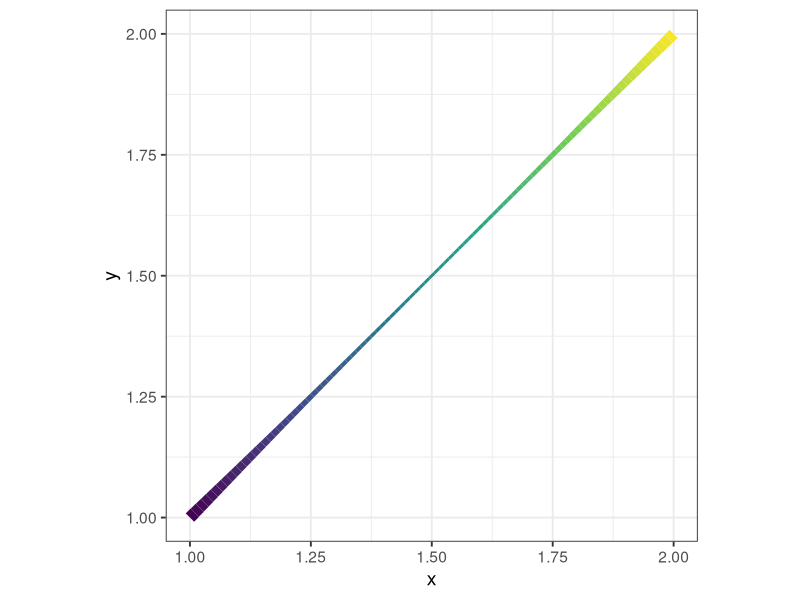
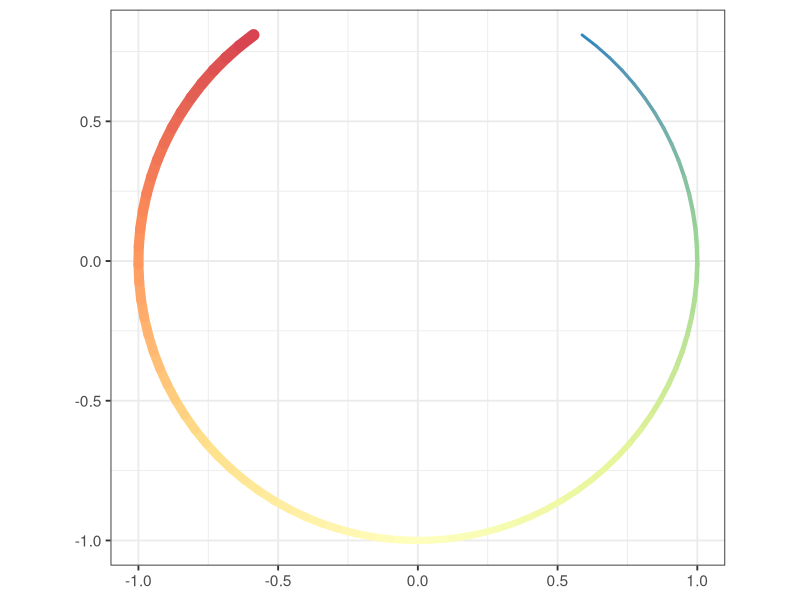
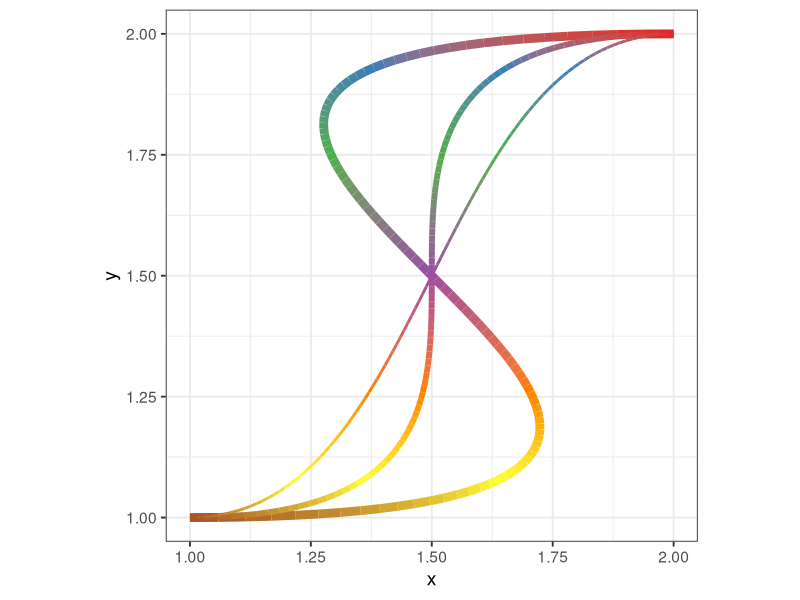
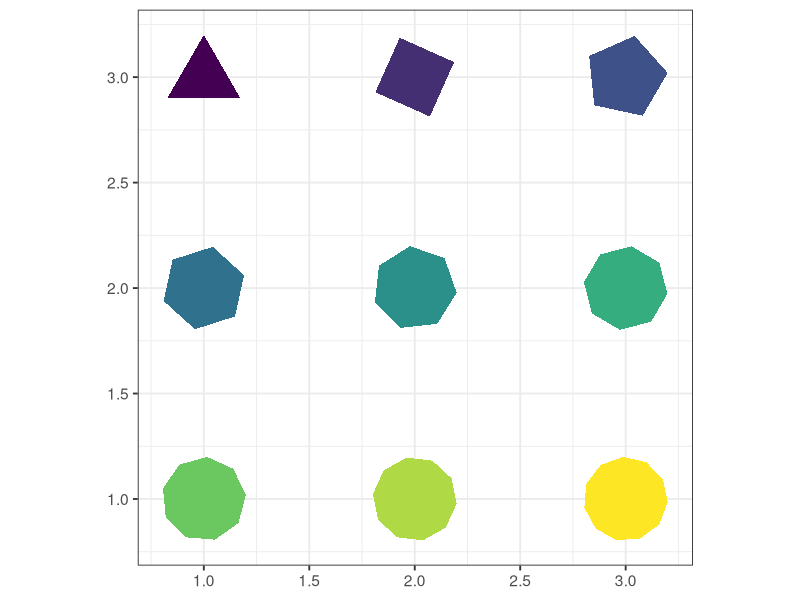
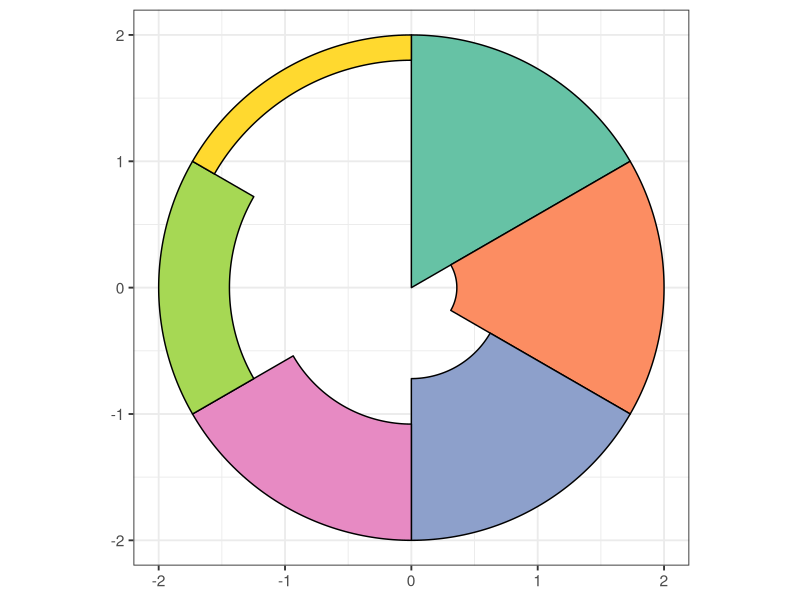
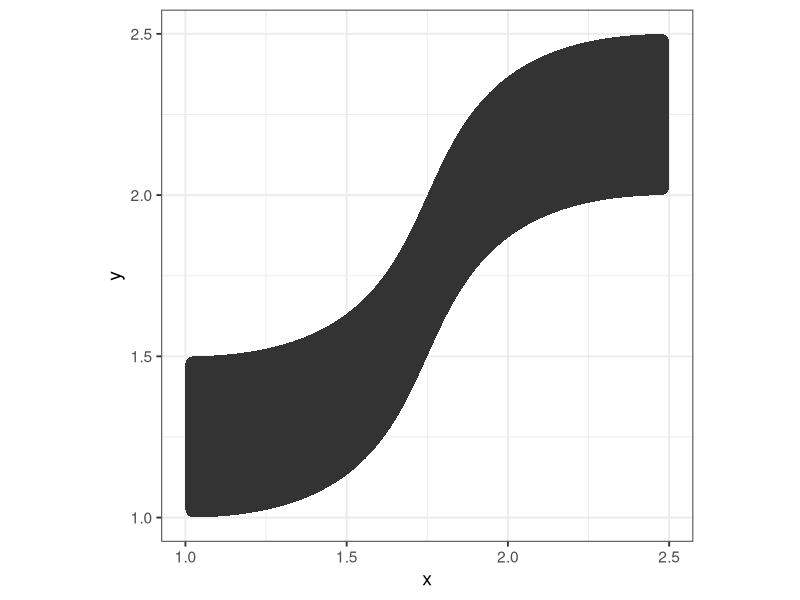
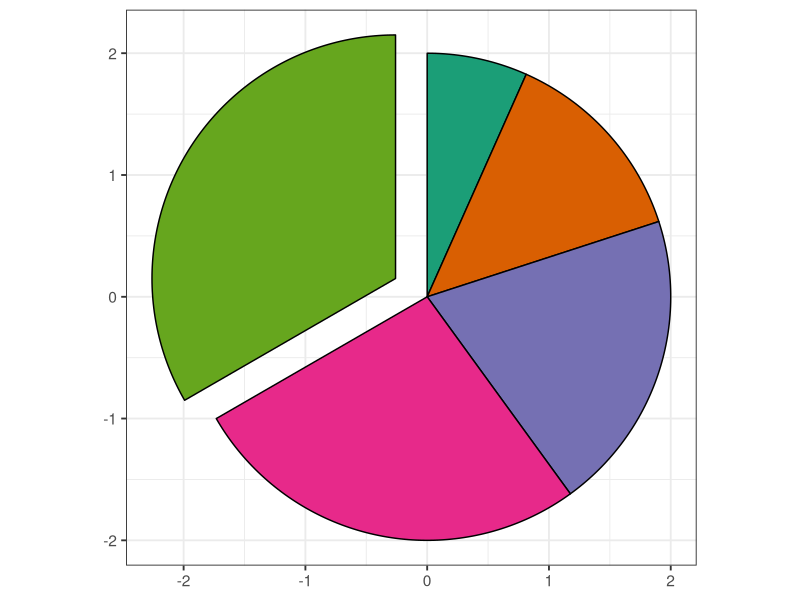
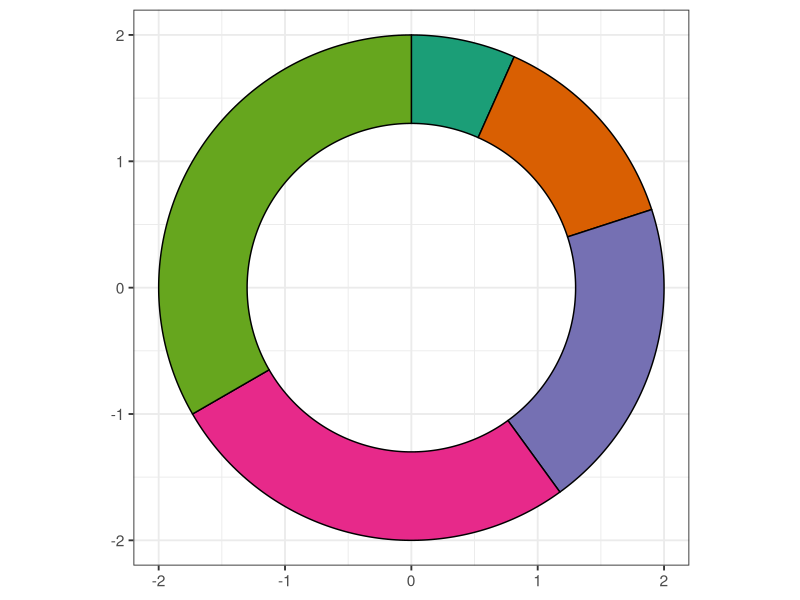

Generate these figures, in order, with R: (Note: this script raises an error after producing the figures.)
## ---- chunk 1
knitr::opts_chunk$set(message = F, 
                      error = F, 
                      warning = F,
                      fig.align = "center")

## ---- chunk 2
library(tidyverse)
library(ggforce)

### (1) geom_link()
# create a dataframe with the x- and y-coordinates of the segment endpoints
geom_link_dat <- data.frame(x = 1, y = 1, xend = 2, yend = 2)

# draw the segment with color and size gradients
ggplot(geom_link_dat) + 
  geom_link(aes(x = x, y = y, xend = xend, yend = yend,
                color = after_stat(index),  # map "index" to the color aesthetic to create a color gradient along the segment
                linewidth = after_stat(index)^2 - after_stat(index)),  # map "index" to the linewidth aesthetic to create a size gradient along the segment
            n = 100,  # n controls the number of interpolated points between the two endpoints
            show.legend = F) +  
  scale_color_viridis_c() +
  scale_linewidth_continuous(range = c(1, 4)) + 
  theme_bw(base_size = 14) + 
  coord_fixed()

## ---- chunk 3
### (2) geom_arc()
# create a dataframe with the origin, radius, start angle, and end angle of the arc
geom_arc_dat <- data.frame(x0 = 0, y0 = 0, r = 1, start = 0.2 * pi, end = 1.8 * pi)

# draw the arc with color and size gradients
ggplot(geom_arc_dat) + 
  geom_arc(aes(x0 = x0, y0 = y0, r = r, start = start, end = end,
               color = after_stat(index),
               linewidth = after_stat(index)),
           lineend = "round",
           n = 100,
           show.legend = F) +  
  scale_color_distiller(palette = "Spectral") +
  scale_linewidth_continuous(range = c(1, 4)) + 
  theme_bw(base_size = 14) + 
  coord_fixed()

## ---- chunk 4
### (3) geom_diagonal
# create a dataframe with the x- and y-coordinates of the diagonal curve endpoints
geom_diagonal_dat <- data.frame(x = 1, y = 1, xend = 2, yend = 2)

# draw the diagonal curve with a color gradient
ggplot(geom_diagonal_dat) + 
  geom_diagonal(aes(x = x, y = y, xend = xend, yend = yend,
               color = after_stat(index)),
               strength = 2,  # strength controls the curvature/steepness of the diagonal line
               linewidth = 3,
           n = 100,
           show.legend = F) +  
    geom_diagonal(aes(x = x, y = y, xend = xend, yend = yend,
               color = after_stat(index)),
               strength = 1,
               linewidth = 2,
           n = 100,
           show.legend = F) +  
    geom_diagonal(aes(x = x, y = y, xend = xend, yend = yend,
               color = after_stat(index)),
               strength = 0.5,
               linewidth = 1,
           n = 100,
           show.legend = F) +  
  scale_color_distiller(palette = "Set1") +
  theme_bw(base_size = 14) + 
  coord_fixed()

## ---- chunk 5
### (1) geom_regon()
# create a dataframe with the origins of the polygons, numbers of sides, rotation angles, and polygon sizes (r)
geom_regon_dat <- data.frame(x0 = rep(1:3, 3), 
                             y0 = rep(3:1, each = 3),
                             sides = 3:11,
                             angle = seq(0, 160, by = 20),  # angles in degree
                             r = rep(0.2, 9))  # r is the ratio of polygon size to plot area  

# draw the regular polygons
ggplot(geom_regon_dat) + 
  geom_regon(aes(x0 = x0, y0 = y0, sides = sides, angle = angle, r = r, fill = sides), show.legend = F) +  
  scale_fill_viridis_c() +
  theme_bw(base_size = 14) +
  coord_fixed()

## ---- chunk 6
### (2) geom_arc_bar()
# create a dataframe with the origins, start radii, end radii, start angles, and end angles of the arc bars
geom_arc_bar_dat <- data.frame(x0 = rep(0, 6), 
                               y0 = rep(0, 6), 
                               r0 = seq(0, 1.8, length.out = 6),  # the start radii
                               r = rep(2, 6),  # the end radii
                               start = c(0/3, 1/3, 2/3, 3/3, 4/3, 5/3) * pi,  # the start angles 
                               end = c(1/3, 2/3, 3/3, 4/3, 5/3, 6/3) * pi,  # the end angles
                               fill = letters[1:6])

# draw the sector and arc bars
ggplot(geom_arc_bar_dat) + 
  geom_arc_bar(aes(x0 = x0, y0 = y0, r0 = r0, r = r, start = start, end = end, fill = fill), show.legend = F) +  
  scale_fill_brewer(palette = "Set2") +
  theme_bw(base_size = 14) + 
  coord_fixed()

## ---- chunk 7
### (3) geom_diagonal_wide()
# create a dataframe with an upper and a lower diagonal curve
geom_diagonal_wide_dat <- data.frame(x = c(1, 2.5, 1, 2.5),
                                     y = c(1, 2, 1.5, 2.5),
                                     group = c(1, 1, 1, 1))  # "group" identifies the four corner points defining each polygon   

# draw the diagonal polygon
ggplot(geom_diagonal_wide_dat) +
  geom_diagonal_wide(aes(x = x, y = y, group = group), 
                     strength = 0.7,  # strength controls the steepness of the upper and lower diagonal curves 
                     radius = unit(0.2, "cm")) +  # rounded corners
  theme_bw(base_size = 14) + 
  coord_fixed()

## ---- chunk 8
### (1) geom_arc_bar(stats = "pie")
# create a dataframe with the origins, start radii, end radii, relative sizes of the slices (amount), and degrees of slice explosion (explode)
geom_arc_bar_pie_dat <- data.frame(x0 = rep(0, 5), 
                                   y0 = rep(0, 5), 
                                   r0_pie = rep(0, 5),
                                   r0_donut = rep(1.3, 5),
                                   r = rep(2, 5),
                                   amount = c(1, 2, 3, 4, 5),
                                   explode = c(0, 0, 0, 0, 0.3))

# create a pie chart with an exploded slice
ggplot(geom_arc_bar_pie_dat) + 
  geom_arc_bar(aes(x0 = x0, y0 = y0, r0 = r0_pie, r = r, amount = amount, explode = explode, fill = as.factor(amount)), stat = "pie", show.legend = F) +  
  scale_fill_brewer(palette = "Dark2") +
  theme_bw(base_size = 14) + 
  coord_fixed()

## ---- chunk 9
### Create a donut chart
# use a non-zero value for r0 to create a hollow center
ggplot(geom_arc_bar_pie_dat) + 
  geom_arc_bar(aes(x0 = x0, y0 = y0, r0 = r0_donut, r = r, amount = amount, fill = as.factor(amount)), stat = "pie", show.legend = F) +  
  scale_fill_brewer(palette = "Dark2") +
  theme_bw(base_size = 14) + 
  coord_fixed()

## ---- chunk 10
### (2) geom_parallel_sets()
# count the number of car models in each combination of cyl, am, and gear
mtcars_count <- mtcars %>% 
  select(cyl, am, gear) %>% 
  group_by(cyl, am, gear) %>% 
  summarise(n = n())  
 
mtcars_count <- expand_grid(cyl = unique(mtcars$cyl), 
                            am = unique(mtcars$am), 
                            gear = unique(mtcars$gear)) %>% 
  left_join(., mtcars_count, by = join_by("cyl", "am", "gear")) %>% 
  mutate(n = if_else(is.na(n), 0, n)) %>% 
  mutate(across(.cols = c(cyl, am, gear), as.factor))

# convert the data into a format used by geom_parallel_sets()
geom_parallel_sets_dat <- gather_set_data(mtcars_count, 1:3)

# create parallel sets
ggplot(geom_parallel_sets_dat) +
  geom_parallel_sets(aes(x = x, split = y, id = id, value = n, fill = am), alpha = 0.75, show.legend = F) +
  geom_parallel_sets_axes(aes(x = x, split = y, id = id, value = n, fill = y), axis.width = 0.1, show.legend = F) +
  geom_parallel_sets_labels(aes(x = x, split = y, id = id, value = n), colour = "black", angle = 0) + 
  scale_x_continuous(breaks = 1:3, labels = c("cyl", "am", "gear")) + 
  scale_fill_brewer(palette = "Set1") +
  theme_void() + 
  theme(axis.text.x = element_text(color = "black", size = 14, margin = margin(t = -5, b = 5)))

## ---- chunk 11
### (3) geom_voronoi_tile(), geom_voronoi_segment(), and stat_delvor_summary()
# get the "brambles" dataset from the package "boot"
# the dataset contains the x- and y-coordinates of 832 bramble canes at three different ages
library(boot)
data("brambles")

# subset the entire data to avoid overplotting
set.seed(123)
geom_voronoi_dat <- brambles %>% 
  slice_sample(n = 15, by = "age") %>% 
  mutate(age = as.factor(age))

# create the Voronoi plot
ggplot(geom_voronoi_dat) +
  geom_voronoi_tile(aes(x = x, y = y, group = 1, fill = age)) +  # use group = 1 to indicate that all points are in the same group 
  geom_voronoi_segment(aes(x = x, y = y, group = 1)) +
  stat_delvor_summary(aes(x = x, y = y, group = 1, size = after_stat(vorarea)),  # make the size of the centroid points proportional to the cell area
                      geom = "point", 
                      switch.centroid = T) +  # x and y values represent the cell centroids when switch.centroid = T
  scale_fill_manual(name = "bramble cane age", values = c("#66c2a5", "#fc8d62", "#8da0cb")) + 
  scale_size_continuous(name = "Voronoi cell area", range = c(0, 6)) + 
  theme_bw(base_size = 13) + 
  coord_fixed()

## ---- chunk 12
# extract the values of the computed variables by stat_delvor_summary()
p_voronoi <- ggplot(geom_voronoi_dat) + 
  stat_delvor_summary(aes(x = x, y = y, group = 1, size = after_stat(vorarea)),
                      geom = "point", switch.centroid = T)

ggplot_build(p_voronoi)$data[[1]] %>% 
  head()

## ---- chunk 13
### (4) geom_delaunay_tile() and geom_delaunay_segment()
# subset the brambles dataset to avoid overplotting
set.seed(123)
geom_delaunay_dat <- brambles %>% 
  slice_sample(n = 15, by = "age") %>% 
  mutate(age = as.factor(age))

# create a plot of Delaunay triangulation
ggplot(geom_delaunay_dat) +
  geom_delaunay_tile(aes(x = x, y = y), fill = NA) +
  geom_delaunay_segment(aes(x = x, y = y), color = "grey60") +
  geom_point(aes(x = x, y = y, color = age), size = 2.5) + 
  scale_color_manual(name = "bramble cane age", values = c("#66c2a5", "#fc8d62", "#8da0cb")) + 
  theme_bw(base_size = 13) + 
  coord_fixed()

## ---- chunk 14
### (5) position_jitternormal()
set.seed(123)
diamonds_subset <- diamonds %>% 
  slice_sample(prop = 0.05)

# position_jitter()
p_position_jitter <- ggplot(diamonds_subset) + 
  geom_point(aes(x = cut, y = price, color = cut), 
             position = position_jitter(width = 0.15), 
             show.legend = F) + 
  scale_color_brewer(palette = "Set1") + 
  labs(title = "position_jitter()") + 
  theme_bw(base_size = 13) + 
  theme(plot.title = element_text(hjust = 0.5, size = 15))

# position_jitternormal()
p_position_jitternormal <- ggplot(diamonds_subset) + 
  geom_point(aes(x = cut, y = price, color = cut),
             position = position_jitternormal(sd_x = 0.05),  # sd_x and sd_y control the spread of the points 
             show.legend = F) + 
  scale_color_brewer(palette = "Set1") + 
  labs(title = "position_jitternormal()") + 
  theme_bw(base_size = 13) + 
  theme(plot.title = element_text(hjust = 0.5, size = 15))

library(patchwork)
p_position_jitter + p_position_jitternormal
